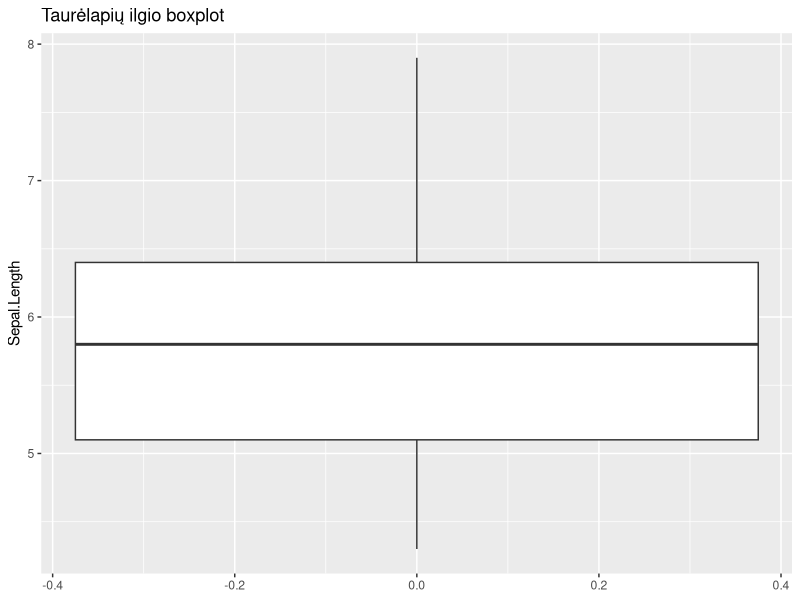
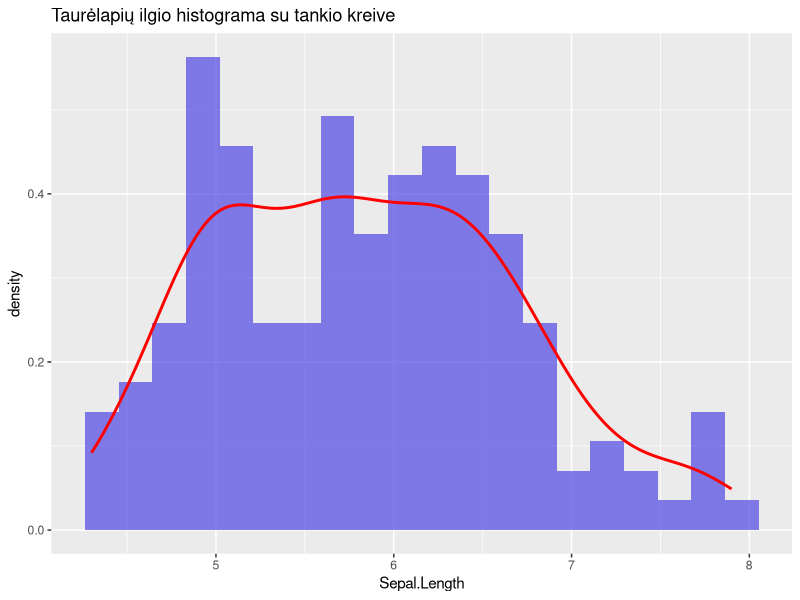

Generate these figures, in order, with R:
## ---- chunk 1
library(dplyr)

# Kiek trūkstamų reikšmių kiekviename stulpelyje?
colSums(is.na(iris))
## ---- chunk 2
library(ggplot2)

ggplot(iris, aes(y = Sepal.Length)) +
  geom_boxplot() +
  labs(title = "Taurėlapių ilgio boxplot")
## ---- chunk 3
# Ekstremalios reikšmės pagal IQR metodą
Q1 <- quantile(iris$Sepal.Length, 0.25)
Q3 <- quantile(iris$Sepal.Length, 0.75)
IQR <- Q3 - Q1

lower_bound <- Q1 - 1.5 * IQR
upper_bound <- Q3 + 1.5 * IQR

outliers <- iris$Sepal.Length[iris$Sepal.Length < lower_bound | iris$Sepal.Length > upper_bound]
cat("Ekstremalios reikšmės:", outliers)
## ---- chunk 4
ggplot(iris, aes(x = Sepal.Length)) +
  geom_histogram(aes(y = ..density..), bins = 20, fill = "#4F46E5", alpha = 0.7) +
  geom_density(color = "red", linewidth = 1) +
  labs(title = "Taurėlapių ilgio histograma su tankio kreive")
